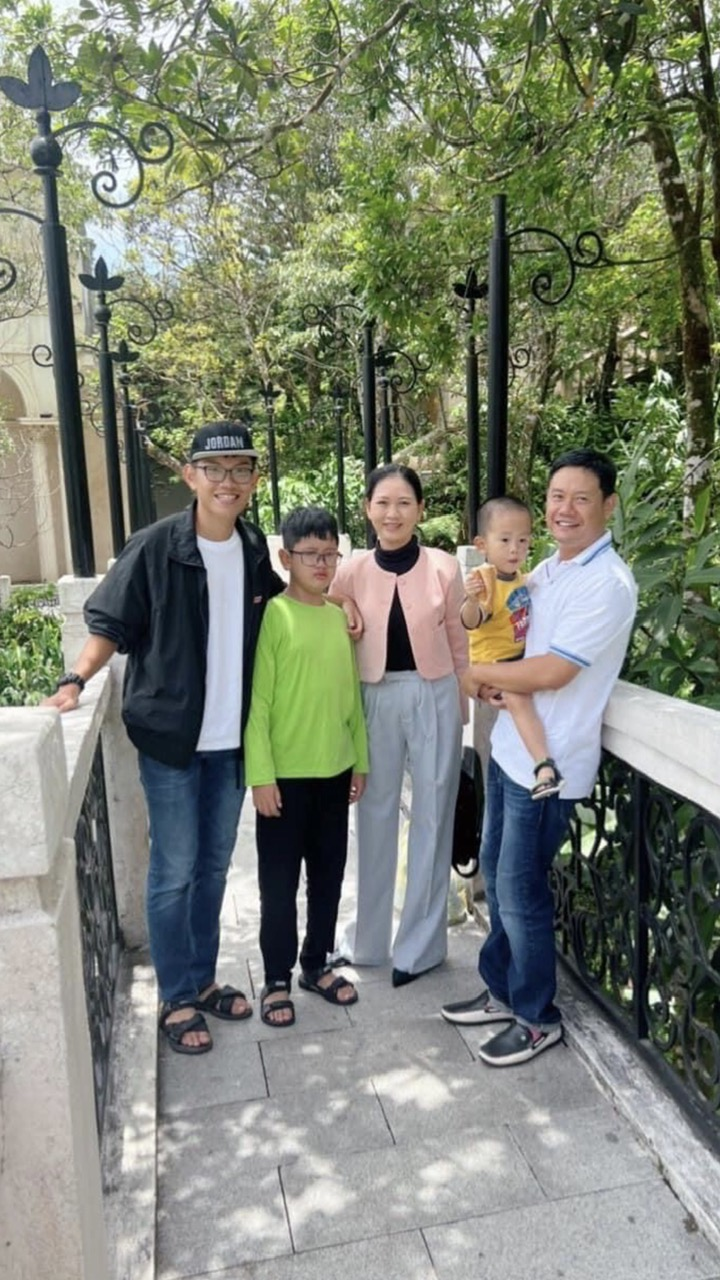
#> input picture Xử lý ảnh/Thư viện ảnh/anh 1.jpg, 720 x 1280 px, found by its file name
$ python 'lesson 15.py'
#> lines starting #> are read from the running program, lines starting #| are printed output that depends on the picture
# Bài 15: Cân bằng lược đồ ảnh xám

import os
import numpy as np
from PIL import Image
import matplotlib.pyplot as plt

def histogram_equalization(image, nbr_bins=256):
    # Đảm bảo hình ảnh đầu vào là ảnh xám
    if image.mode != 'L':
        image = image.convert('L')

    # Chuyển đổi hình ảnh thành mảng NumPy
    image_array = np.array(image)

    # Tính toán histogram của ảnh
    histogram, bins = np.histogram(image_array, bins=nbr_bins, range=(0, 256), density=True)

    # Tính toán hàm phân phối tích lũy (CDF - Cumulative Distribution Function)
    cdf = histogram.cumsum()
    cdf = 255 * cdf / cdf[-1]

    # Lấy giá trị mới cho từng pixel dựa trên CDF
    image_equalized = np.interp(image_array, bins[:-1], cdf)

    # Chuyển đổi mảng kết quả thành hình ảnh
    equalized_image = Image.fromarray(image_equalized.astype('uint8'))

    return equalized_image

# Đường dẫn thư mục chứa ảnh
my_dir = r'E:\Computer vision\computer vision\Xử lý ảnh\Thư viện ảnh'

# Nối đường dẫn tới chính xác file ảnh cụ thể
image_path = os.path.join(my_dir, 'anh 1.jpg')

# Đọc ảnh
im = Image.open(image_path)
#> im is the input picture: PIL image 720x1280 RGB; mean R, G, B 124.5, 129.7, 115.6

# Chuyển qua ảnh xám 1 lần rồi dùng luôn cho tiện
im_gray = im.convert('L')
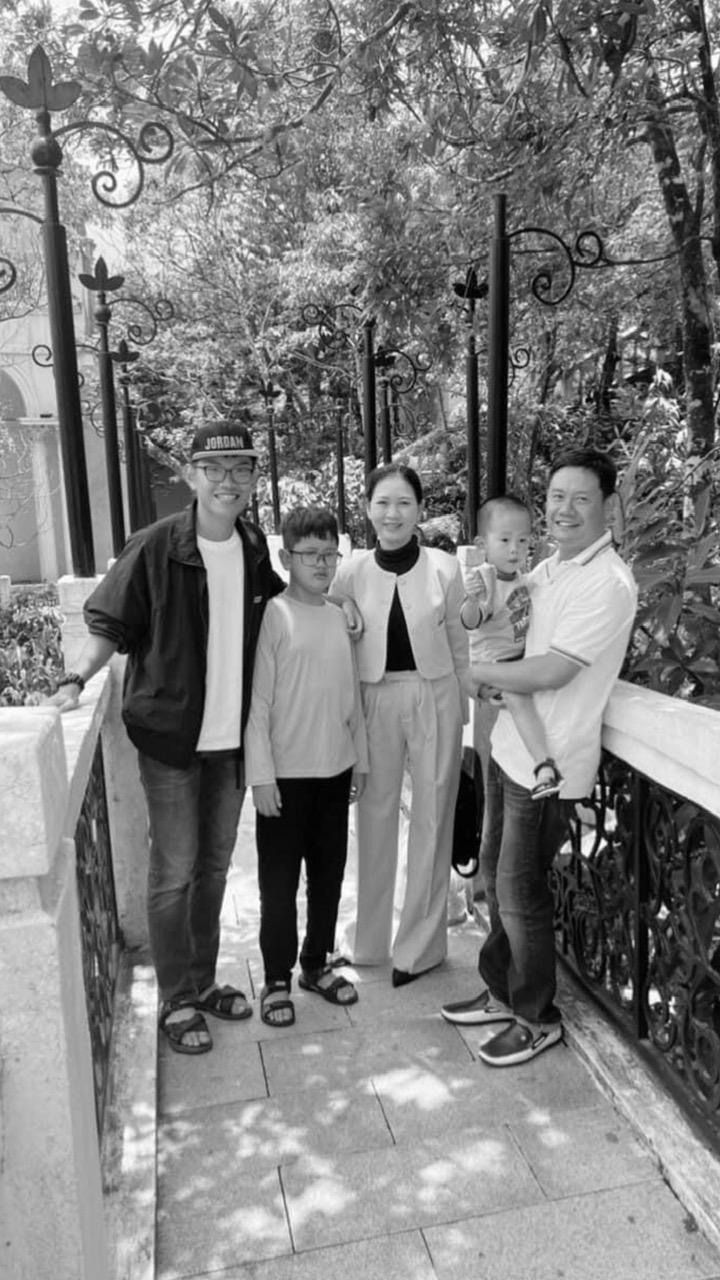
#> im_gray: PIL image 720x1280 L; min 0, max 255, mean 126.5

# Áp dụng cân bằng lược đồ ảnh xám
equalized_image = histogram_equalization(im_gray)
#> in histogram_equalization, `histogram, bins = np.histogram(image_array, bins=nbr_bins, range=(0, 2..`: histogram = 256 values, max 0.00854 at index 164, min 1.41e-05 at index 255, mean 0.00391; bins = 257 values from 0 to 256
#> in histogram_equalization, `cdf = histogram.cumsum()`: cdf = 256 values from 2.5e-05 to 1
#> in histogram_equalization, `cdf = 255 * cdf / cdf[-1]`: cdf = 256 values from 0.00636 to 255
#> in histogram_equalization, `image_equalized = np.interp(image_array, bins[:-1], cdf)`:
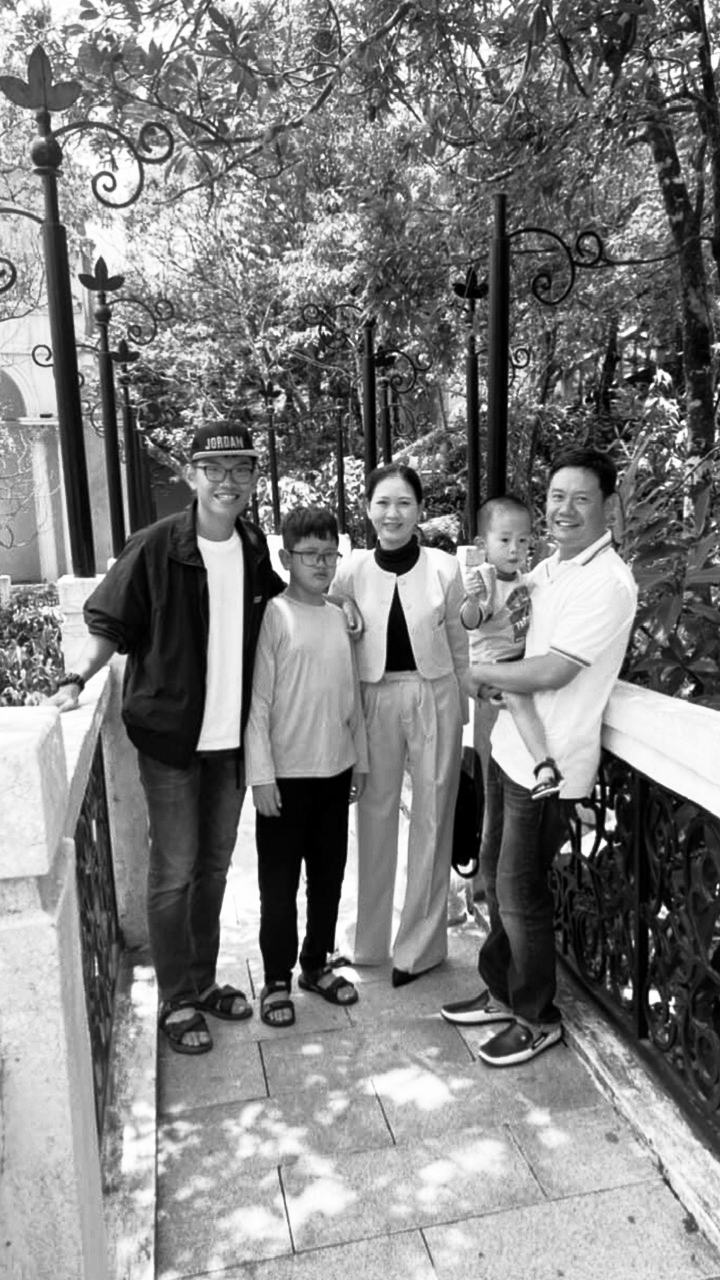
#> image_equalized: shape (1280, 720) float64; min 0.00636, max 255, mean 128.1

# Tạo 1 lưới 2x2 để hiển thị hình ảnh và biểu đồ
plt.figure(figsize = (15, 10))

# 1. Hiển thị hình ảnh gốc
plt.subplot(2, 2, 1)
plt.imshow(im_gray, cmap = 'gray')
plt.title('Hình ảnh gốc (Chưa cân bằng)')

# 2. Vẽ biểu đồ Histogram của ảnh gốc
plt.subplot(2, 2, 2)
plt.hist(np.array(im_gray).flatten(), bins=128, range=(0, 256), color='gray')
plt.title('Biểu đồ Histogram - Hình ảnh gốc')

# 3. Hiển thị hình ảnh đã cân bằng
plt.subplot(2, 2, 3)
plt.imshow(equalized_image, cmap = 'gray')
plt.title('Hình ảnh đã cân bằng (Equalized)')

# 4. Vẽ biểu đồ Histogram của ảnh đã cân bằng
plt.subplot(2, 2, 4)
plt.hist(np.array(equalized_image).flatten(), bins=128, range=(0, 256), color='gray')
plt.title('Biểu đồ Histogram - Đã cân bằng')

# Hiển thị toàn bộ cửa sổ
plt.show()
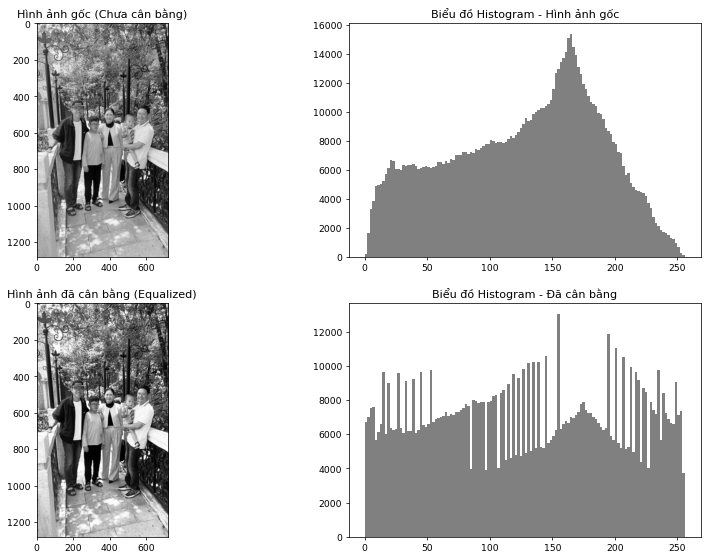
#> figure drawn by matplotlib, 4 panels; panel 2: tallest bar 15316 high, from x = 164 to 166; panel 4: tallest bar 13023 high, from x = 154 to 156

$ run again, with Xử lý ảnh/Thư viện ảnh/anh 2.jpg copied over Xử lý ảnh/Thư viện ảnh/anh 1.jpg
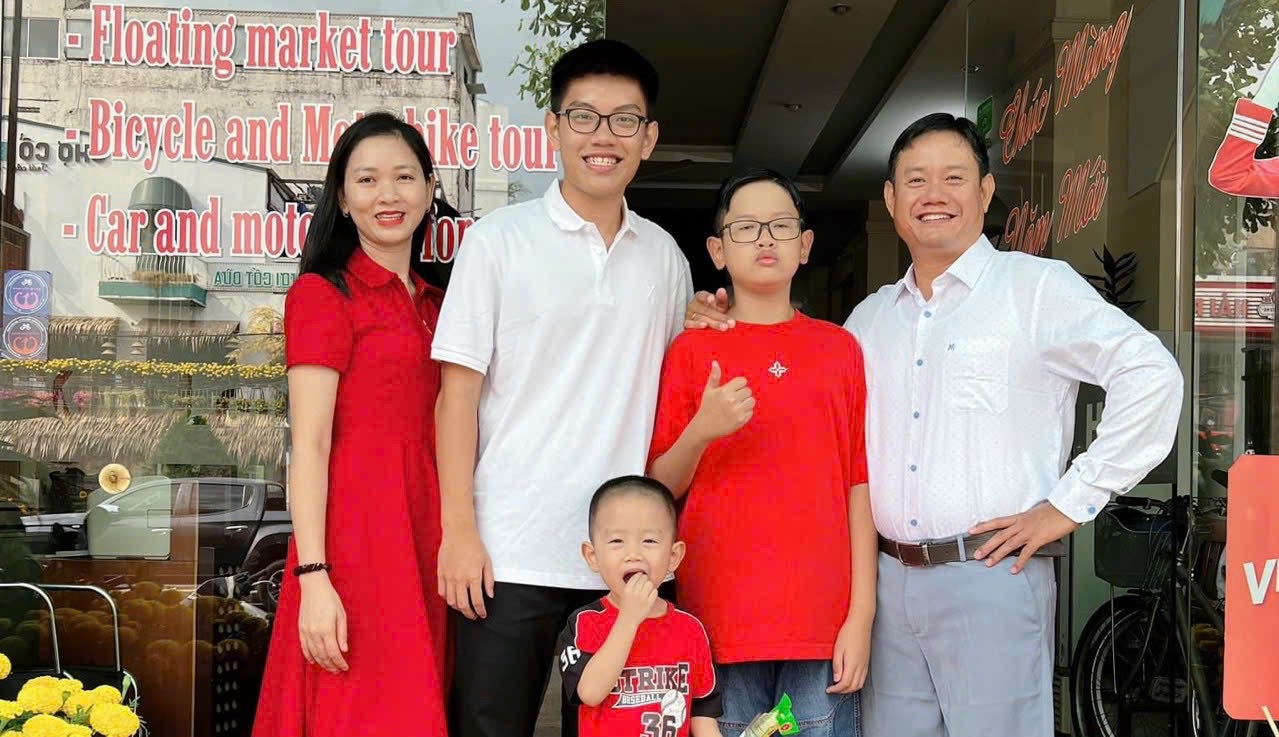
#> input picture Xử lý ảnh/Thư viện ảnh/anh 2.jpg, 1279 x 737 px, found by its file name
#> im is the input picture: PIL image 1279x737 RGB; mean R, G, B 150.3, 111.8, 103.9
#> `im_gray = im.convert('L')`:
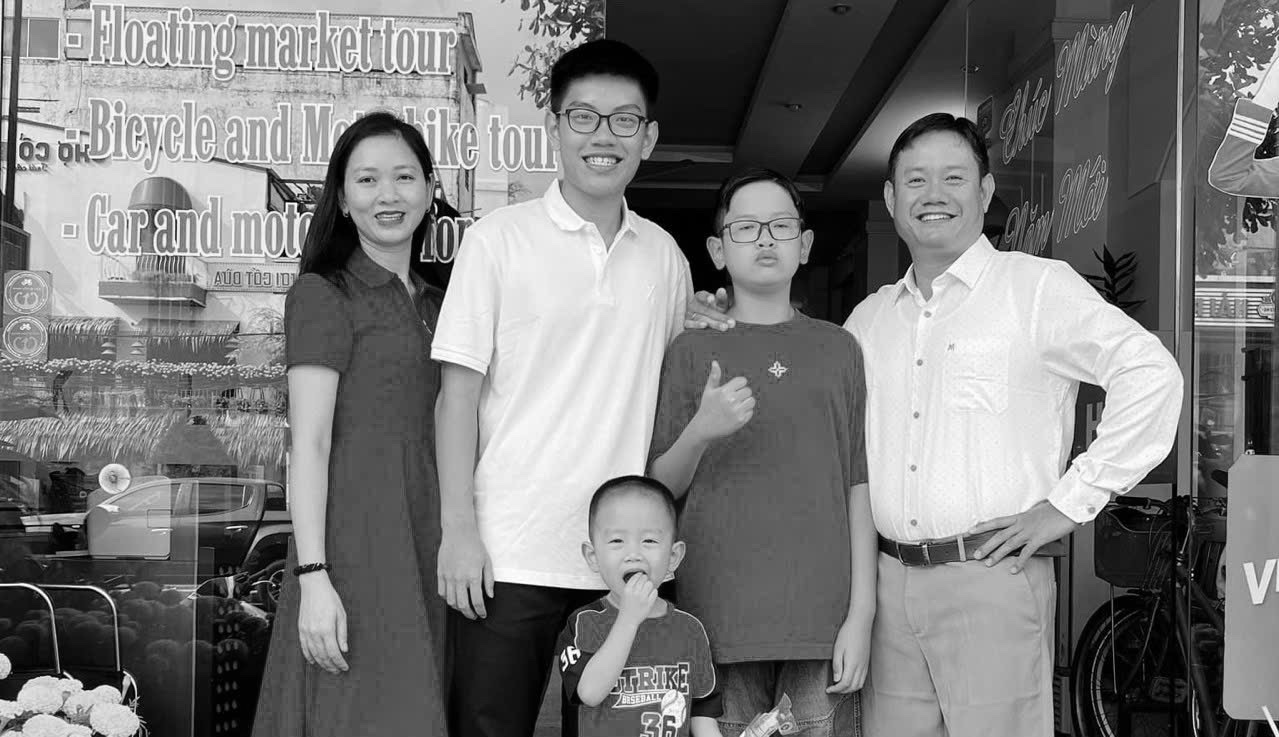
#> im_gray: PIL image 1279x737 L; min 0, max 255, mean 122.4
#> histogram = 256 values, max 0.00956 at index 83, min 2.44e-05 at index 255, mean 0.00391; bins = 257 values from 0 to 256
#> in histogram_equalization, `cdf = histogram.cumsum()`: cdf = 256 values from 0.00185 to 1
#> in histogram_equalization, `cdf = 255 * cdf / cdf[-1]`: cdf = 256 values from 0.472 to 255
#> `plt.show()`:
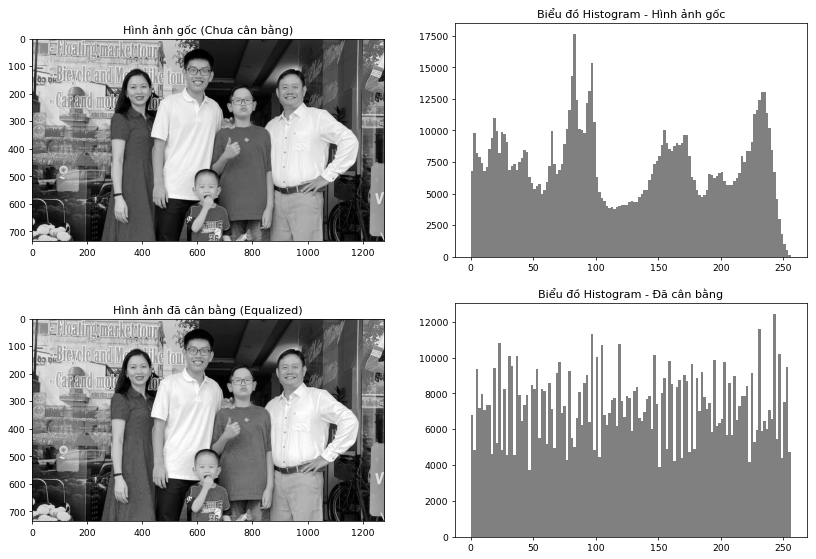
#> figure drawn by matplotlib, 4 panels; panel 2: tallest bar 17609 high, from x = 82 to 84; panel 4: tallest bar 12415 high, from x = 242 to 244

$ run again, with Xử lý ảnh/Thư viện ảnh/anh 3.jpg copied over Xử lý ảnh/Thư viện ảnh/anh 1.jpg
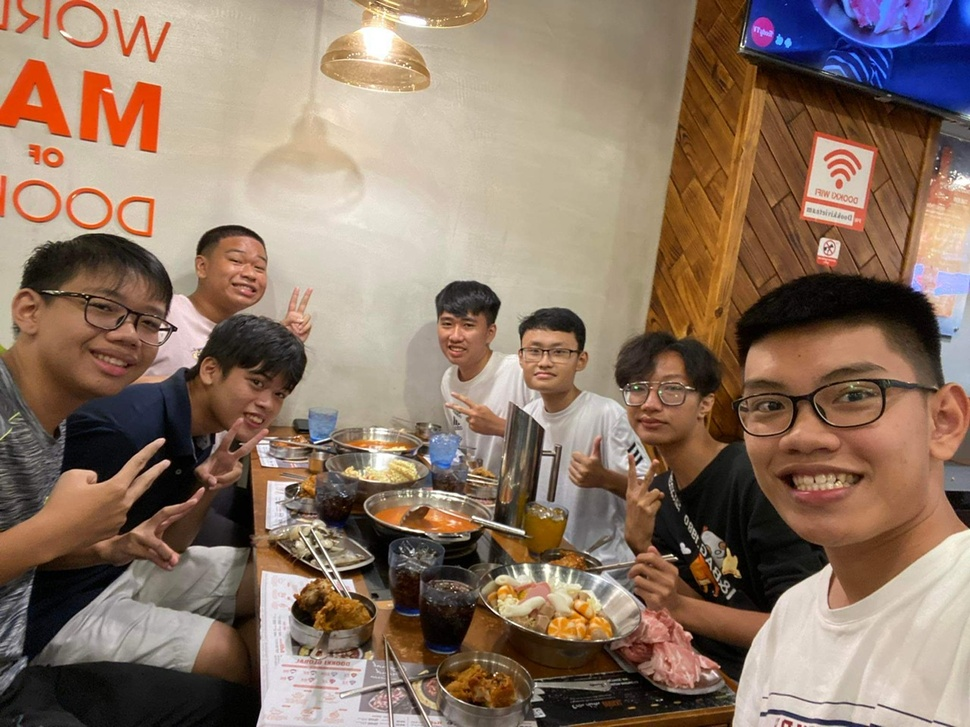
#> input picture Xử lý ảnh/Thư viện ảnh/anh 3.jpg, 970 x 727 px, shrunk from 1280 x 960 before the run, found by its file name
#> im is the input picture: PIL image 970x727 RGB; mean R, G, B 140.4, 118, 101.8
#> `im_gray = im.convert('L')`:
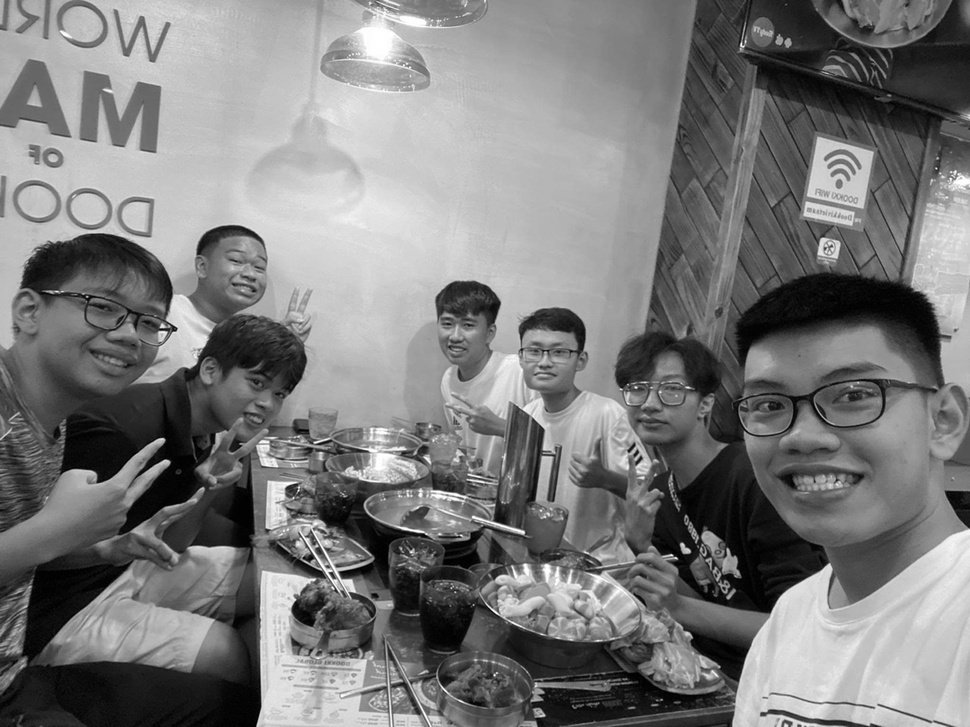
#> im_gray: PIL image 970x727 L; min 0, max 255, mean 122.9
#> histogram = 256 values, max 0.00893 at index 200, min 0.000125 at index 248, mean 0.00391; bins = 257 values from 0 to 256
#> in histogram_equalization, `cdf = histogram.cumsum()`: cdf = 256 values from 0.000359 to 1
#> in histogram_equalization, `cdf = 255 * cdf / cdf[-1]`: cdf = 256 values from 0.0915 to 255
#> `plt.show()`:
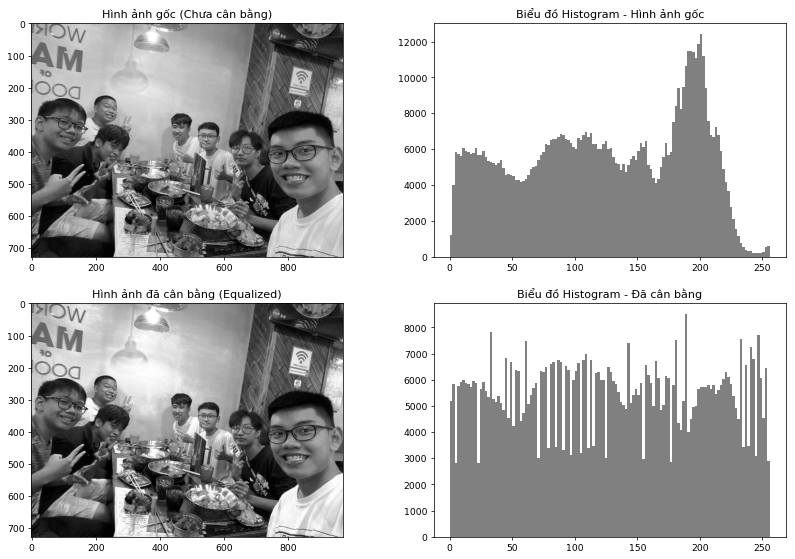
#> figure drawn by matplotlib, 4 panels; panel 2: tallest bar 12401 high, from x = 200 to 202; panel 4: tallest bar 8493 high, from x = 188 to 190
